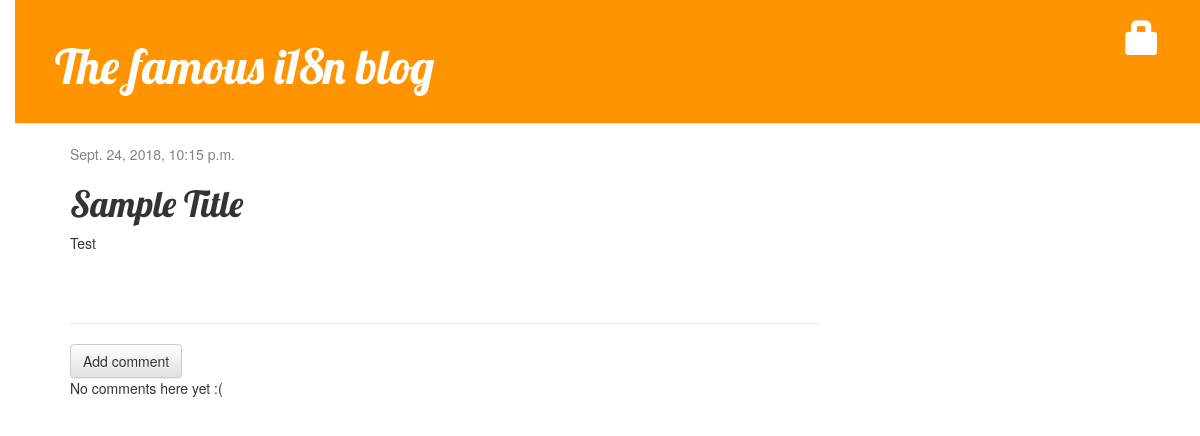
The page /post/6/ on the database as committed earlier.
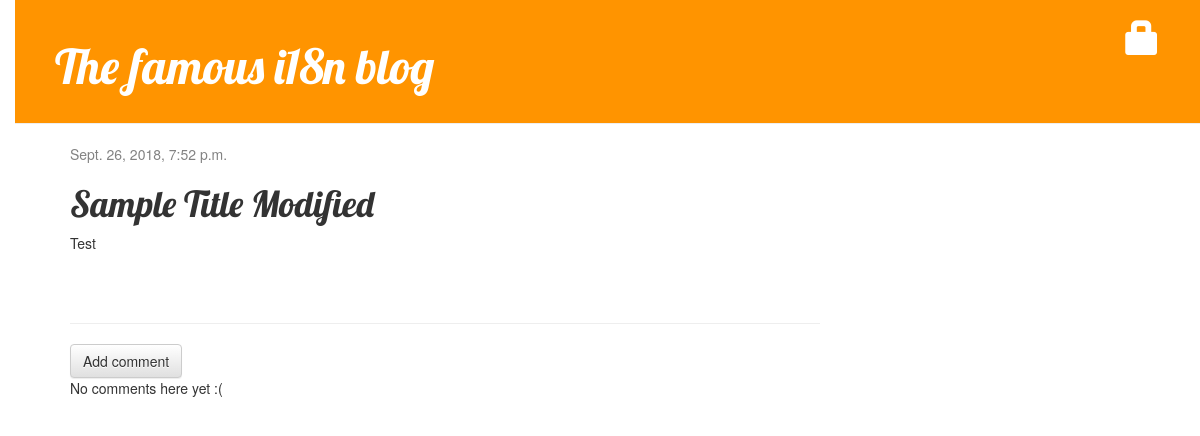
The same page on the database as committed later.
### blog/models.py (models this page shows, shortened)
class Post(models.Model):
    author = models.ForeignKey('auth.user', on_delete = models.CASCADE)
    title = models.CharField(max_length = 200)
    text = models.TextField()
    created_date = models.DateTimeField(default=timezone.now)
    published_date = models.DateTimeField(blank = True, null = True)

### blog/views.py (the view)
# urls.py: path('post/<int:pk>/', views.post_detail, name='post_detail'),
def post_detail(request, pk):
    post = get_object_or_404(Post, pk=pk)
    return render(request, 'blog/post_detail.html', {'post': post})

### blog/templates/blog/post_detail.html (shortened to what this page needs)
{% extends 'blog/base.html' %}
{% block content %}
  <div class="post">
    {% if post.published_date %}
      <div class = "date">
        {{ post.published_date }}
      </div>
    {% else %}
      <a class="btn-btn-default" href="{% url 'post_publish' pk=post.pk %}">Publish</a>
    {% endif %}
  <h1>{{ post.title }}</h1>
  <p>{{ post.text|linebreaksbr }}</p>
</div>
<hr>
<a class="btn btn-default" href="{% url 'add_comment_to_post' pk=post.pk %}">Add comment</a>
{% for comment in post.comments.all %}
  <div class = "comment">
    <div class = "date">{{ comment.created_date }}</div>
    <strong>{{ comment.author }}</strong>
    <p>{{ comment.text|linebreaks }}</p>
  </div>
{% empty %}
  <p>No comments here yet :( </p>
{% endfor %}
{% endblock %}

Rows that differ between the two databases and show on the page:
changed Post "Test": published_date "Sept. 24, 2018, 10:15 p.m." → "Sept. 26, 2018, 7:52 p.m."; title "Sample Title" → "Sample Title Modified"
